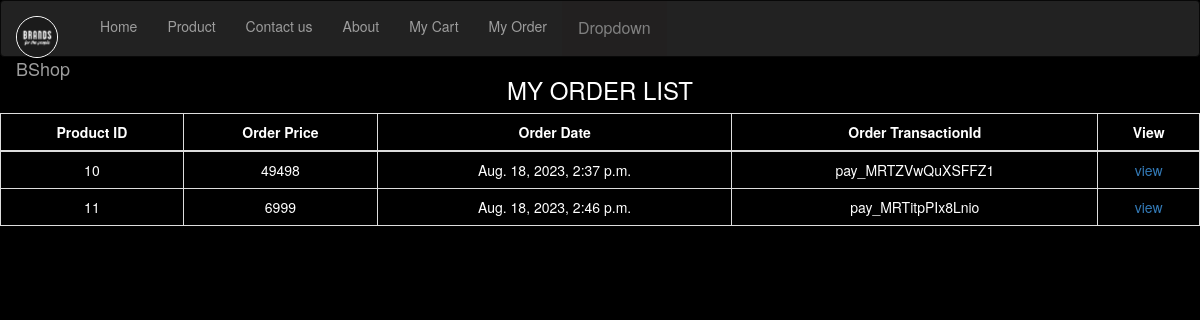
Page /order-table/ (signed in) on the committed database.
### app1/models.py (models this page shows)
class Order(models.Model):
    userid=models.CharField(max_length=200)
    name=models.CharField(max_length=200)
    email=models.EmailField()
    number=models.IntegerField()
    address=models.TextField()
    totalprice=models.CharField(max_length=200)
    datetime=models.DateTimeField(auto_created=True, auto_now=True)
    paymentmethod=models.CharField(max_length=200)
    transactionid=models.CharField(max_length=200)

### app1/views.py (the view)
# urls.py: path('order-table/',ordertable,name="myorder"),
def ordertable(request):
    if 'email' in request.session:
        myorder=Order.objects.filter(userid=request.session['id'])
        return render(request,'ordertable.html',{'myorder':myorder})
    else:
        return redirect('login1')

### app1/templates/ordertable.html (shortened to what this page needs)
{% extends 'base.html' %}
{% block content %}
<!DOCTYPE html>
<html lang="en">
<head>
<body style="background-color: black;">
<div class="card">
    <h3 class="card-header text-center font-weight-bold text-uppercase py-4" style="color: white;">
      My Order List
    </h3>
    <div class="card-body">
      <div id="table" class="table-editable">
        <table class="table table-bordered table-responsive-md table-striped text-center">
          <thead>
            <tr style="color: white;">
              <th class="text-center">Product ID</th>
              <th class="text-center">Order Price</th>
              <th class="text-center">Order Date</th>
              <th class="text-center">Order TransactionId</th>
              <th class="text-center">View</th>
            </tr>
          </thead>
          <tbody>
            {% for i in myorder %}
            <tr style="background-color: black; color: white;">
              <td>{{i.id}}</td>
              <td >{{i.totalprice}}</td>
              <td>{{i.datetime}}</td>
              <td >{{i.transactionid}}</td>
              <td><a href="{% url 'orderdetails2' i.id %}">view</a></td>
            </tr>
            {% endfor %}
          </tbody>
        </table>
      </div>
    </div>
  </div>
</body>
</html>
{% endblock %}

### rows in the picture
Order: id "10", totalprice "49498", datetime "Aug. 18, 2023, 2:37 p.m.", transactionid "pay_MRTZVwQuXSFFZ1"
Order: id "11", totalprice "6999", datetime "Aug. 18, 2023, 2:46 p.m.", transactionid "pay_MRTitpPIx8Lnio"
